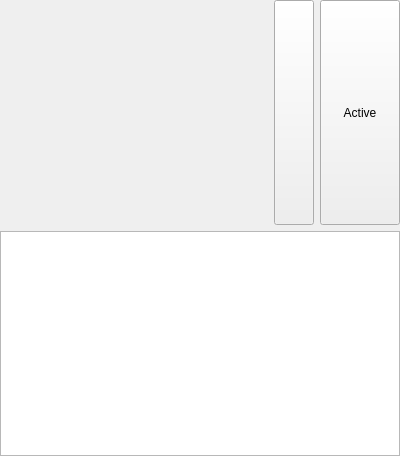
<?xml version="1.0" encoding="UTF-8"?>
<ui version="4.0">
 <class>qSlicerLinearObjectCollectionWidget</class>
 <widget class="qSlicerWidget" name="qSlicerLinearObjectCollectionWidget">
  <property name="geometry">
   <rect>
    <x>0</x>
    <y>0</y>
    <width>400</width>
    <height>456</height>
   </rect>
  </property>
  <property name="sizePolicy">
   <sizepolicy hsizetype="Expanding" vsizetype="Expanding">
    <horstretch>0</horstretch>
    <verstretch>0</verstretch>
   </sizepolicy>
  </property>
  <property name="windowTitle">
   <string>Form</string>
  </property>
  <layout class="QVBoxLayout" name="verticalLayout">
   <property name="margin">
    <number>0</number>
   </property>
   <item>
    <layout class="QHBoxLayout" name="horizontalLayout">
     <item>
      <widget class="qMRMLNodeComboBox" name="LinearObjectCollectionNodeComboBox">
       <property name="enabled">
        <bool>true</bool>
       </property>
       <property name="sizePolicy">
        <sizepolicy hsizetype="Expanding" vsizetype="Expanding">
         <horstretch>0</horstretch>
         <verstretch>0</verstretch>
        </sizepolicy>
       </property>
       <property name="nodeTypes">
        <stringlist>
         <string>vtkMRMLLORLinearObjectCollectionNode</string>
        </stringlist>
       </property>
       <property name="showHidden">
        <bool>true</bool>
       </property>
       <property name="noneEnabled">
        <bool>true</bool>
       </property>
       <property name="addEnabled">
        <bool>true</bool>
       </property>
       <property name="removeEnabled">
        <bool>true</bool>
       </property>
       <property name="editEnabled">
        <bool>false</bool>
       </property>
       <property name="renameEnabled">
        <bool>true</bool>
       </property>
      </widget>
     </item>
     <item>
      <widget class="QPushButton" name="VisibilityButton">
       <property name="sizePolicy">
        <sizepolicy hsizetype="Minimum" vsizetype="Minimum">
         <horstretch>0</horstretch>
         <verstretch>0</verstretch>
        </sizepolicy>
       </property>
       <property name="text">
        <string/>
       </property>
      </widget>
     </item>
     <item>
      <widget class="QPushButton" name="ActiveButton">
       <property name="sizePolicy">
        <sizepolicy hsizetype="Minimum" vsizetype="Expanding">
         <horstretch>0</horstretch>
         <verstretch>0</verstretch>
        </sizepolicy>
       </property>
       <property name="text">
        <string>Active</string>
       </property>
       <property name="checkable">
        <bool>true</bool>
       </property>
      </widget>
     </item>
    </layout>
   </item>
   <item>
    <layout class="QHBoxLayout" name="horizontalLayout_2">
     <property name="topMargin">
      <number>0</number>
     </property>
     <item>
      <widget class="QTableWidget" name="CollectionTableWidget"/>
     </item>
    </layout>
   </item>
  </layout>
 </widget>
 <customwidgets>
  <customwidget>
   <class>qMRMLNodeComboBox</class>
   <extends>QWidget</extends>
   <header>qMRMLNodeComboBox.h</header>
  </customwidget>
  <customwidget>
   <class>qSlicerWidget</class>
   <extends>QWidget</extends>
   <header>qSlicerWidget.h</header>
   <container>1</container>
  </customwidget>
 </customwidgets>
 <resources/>
 <connections>
  <connection>
   <sender>qSlicerLinearObjectCollectionWidget</sender>
   <signal>mrmlSceneChanged(vtkMRMLScene*)</signal>
   <receiver>LinearObjectCollectionNodeComboBox</receiver>
   <slot>setMRMLScene(vtkMRMLScene*)</slot>
   <hints>
    <hint type="sourcelabel">
     <x>199</x>
     <y>149</y>
    </hint>
    <hint type="destinationlabel">
     <x>300</x>
     <y>149</y>
    </hint>
   </hints>
  </connection>
 </connections>
</ui>
